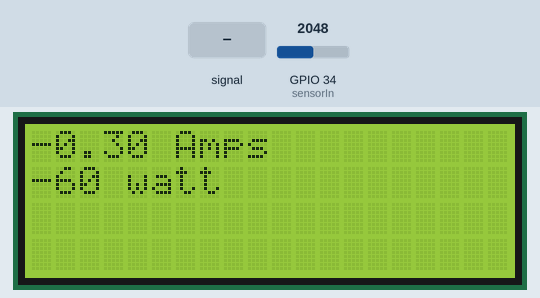
Simulated run of this sketch. Board: ESP32. Parts: 20×4 character LCD. The test bench sets the inputs (shaded band); at power-on: GPIO 34 (sensorIn) = 2048. What the sketch prints to the serial monitor is not drawn.

Above: at 2.7 s.
2.8 s: GPIO 34 (sensorIn) fed a 200 Hz sine of ±327 counts around its level
At 4.3 s:
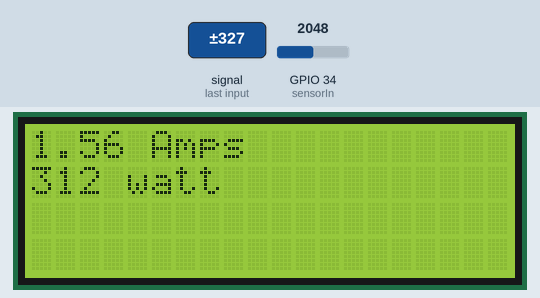
4.7 s: GPIO 34 (sensorIn) set to 2866
At 6.2 s:
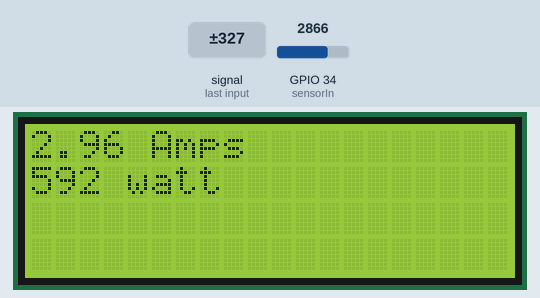
7.7 s: GPIO 34 (sensorIn) fed a 1000 Hz sine of ±1023 counts around its level
At 9.7 s:
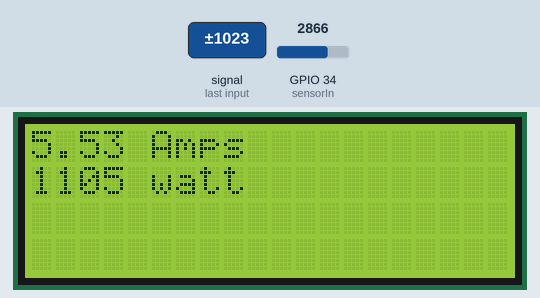
10.3 s: GPIO 34 (sensorIn) set to 4095
At 11.7 s:
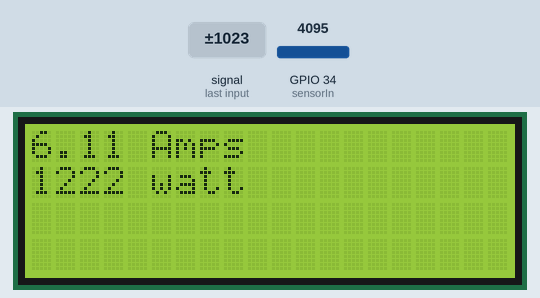
Timing chart, 0 to 13.3 s (numbered marks = the images above; inputs shaded):
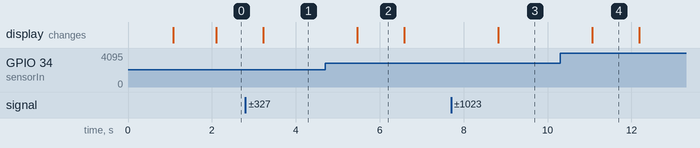

Measured:
- after the input at 2.8 s, the display: changes after 0.42 s (image 1)
- after the input at 4.7 s, the display: changes after 0.76 s (image 2)
- after the input at 7.7 s, the display: changes after 1.1 s (image 3)
- after the input at 10.3 s, the display: changes after 0.76 s (image 4)
- what the display in image 2 shows lasts 1.1 s, from 5.5 s to 6.6 s

The sketch:

Current_Sensor.ino
```cpp
#include <LiquidCrystal_I2C.h>

const int sensorIn = 34;      // Output pin
int mVperAmp = 100;           // Used 20A therefore, Per AMP Variable set to 100(189 for 5A version of the ACS712 -use 100 for 20A Module and 66 for 30A Module)
int Watt = 0;
double Voltage = 0;
double VRMS = 0;
double AmpsRMS = 0;

// initialize the LCD library with I2C address and LCD size
LiquidCrystal_I2C lcd (0x27, 20,4);

void setup() {
  Serial.begin (9600);
  Serial.println ("ACS712 current sensor");
  // Initialize the LCD connected
lcd. init ();
// Turn on the backlight on LCD.
lcd. backlight ();
lcd.print ("ACS712 current");
lcd. setCursor (0, 1);
lcd.print ("sensor");
delay(1000);
lcd.clear();
}

void loop() {
  Serial.println ("");
  Voltage = getVPP();
  VRMS = (Voltage/2.0) *0.707;   //root 2 is 0.707
  AmpsRMS = ((VRMS * 1000)/mVperAmp)-0.3; //0.3 is the error I got for my sensor

  Serial.print(AmpsRMS);
  Serial.print(" Amps RMS  ---  ");
  Watt = (AmpsRMS*240/1.2);
  // note: 1.2 is my own empirically established calibration factor
// as the voltage measured at D34 depends on the length of the OUT-to-D34 wire
// 240 is the main AC power voltage – this parameter changes locally
  Serial.print(Watt);
  Serial.println(" Watts");
  lcd. setCursor (0, 0);
  lcd.print (AmpsRMS);
lcd.print (" Amps ");
//Here cursor is placed on first position (col: 0) of the second line (row: 1)
lcd. setCursor (0, 1);
lcd.print (Watt);
lcd.print (" watt ");
delay (100);
}

// ***** function calls ******
float getVPP()
{
  float result;
  int readValue;                // value read from the sensor
  int maxValue = 0;             // store max value here
  int minValue = 4096;          // store min value here ESP32 ADC resolution

   uint32_t start_time = millis();
   while((millis()-start_time) < 1000) //sample for 1 Sec
   {
       readValue = analogRead(sensorIn);
       // see if you have a new maxValue
       if (readValue > maxValue)
       {
           /*record the maximum sensor value*/
           maxValue = readValue;
       }
       if (readValue < minValue)
       {
           /*record the minimum sensor value*/
           minValue = readValue;
       }
   }

   // Subtract min from max
   result = ((maxValue - minValue) * 3.3)/4096.0; //ESP32 ADC resolution 4096

   return result;
 }
```
